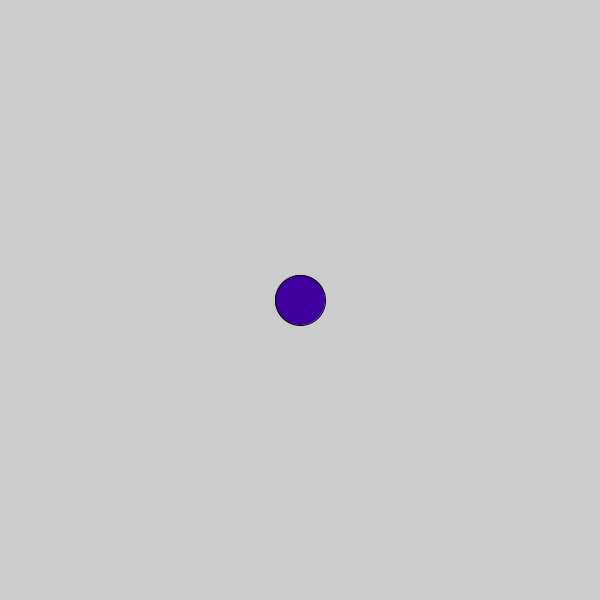
Frame 1 (no input)
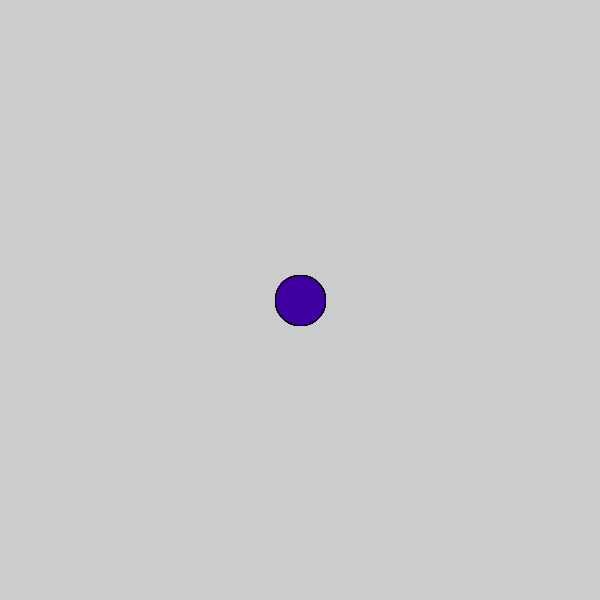
Frame 60 (the mouse pressed at the canvas centre just before this capture)
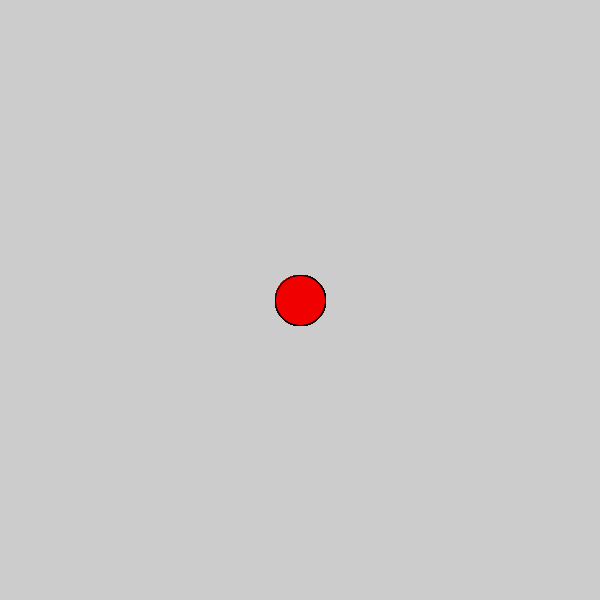
Frame 120 (the mouse held since frame 60 and released just before this capture)

The Processing sketch that drew these frames (run headless with seeded random() and noise(); from frame 60 on, the mouse is pressed at the canvas centre):

// Processing sketch: c_LogicalDot
// ── c_LogicalDot.pde

void setup() {
    
  // 1. Set the size of the sketch. Make it 600 pixels square. 
  size(600, 600);

}

void draw() {
    
  // 2. Draw an ellipse
  // Run the program to make sure it works before moving on.
  
  
  // 3. Change the color of the ellipse when the mouse is pressed.
  //    Use the following code, but put your colors where indicated
  //    Remember to use the   fill()  command to set colors.
  
  if (mousePressed) {
    fill(#F00000);
    //  put one color here 
    
  } else {
    fill(#4000A0);
    // put a different color here
    
  }
    
  ellipse(300,300, 50,50);
  
}
